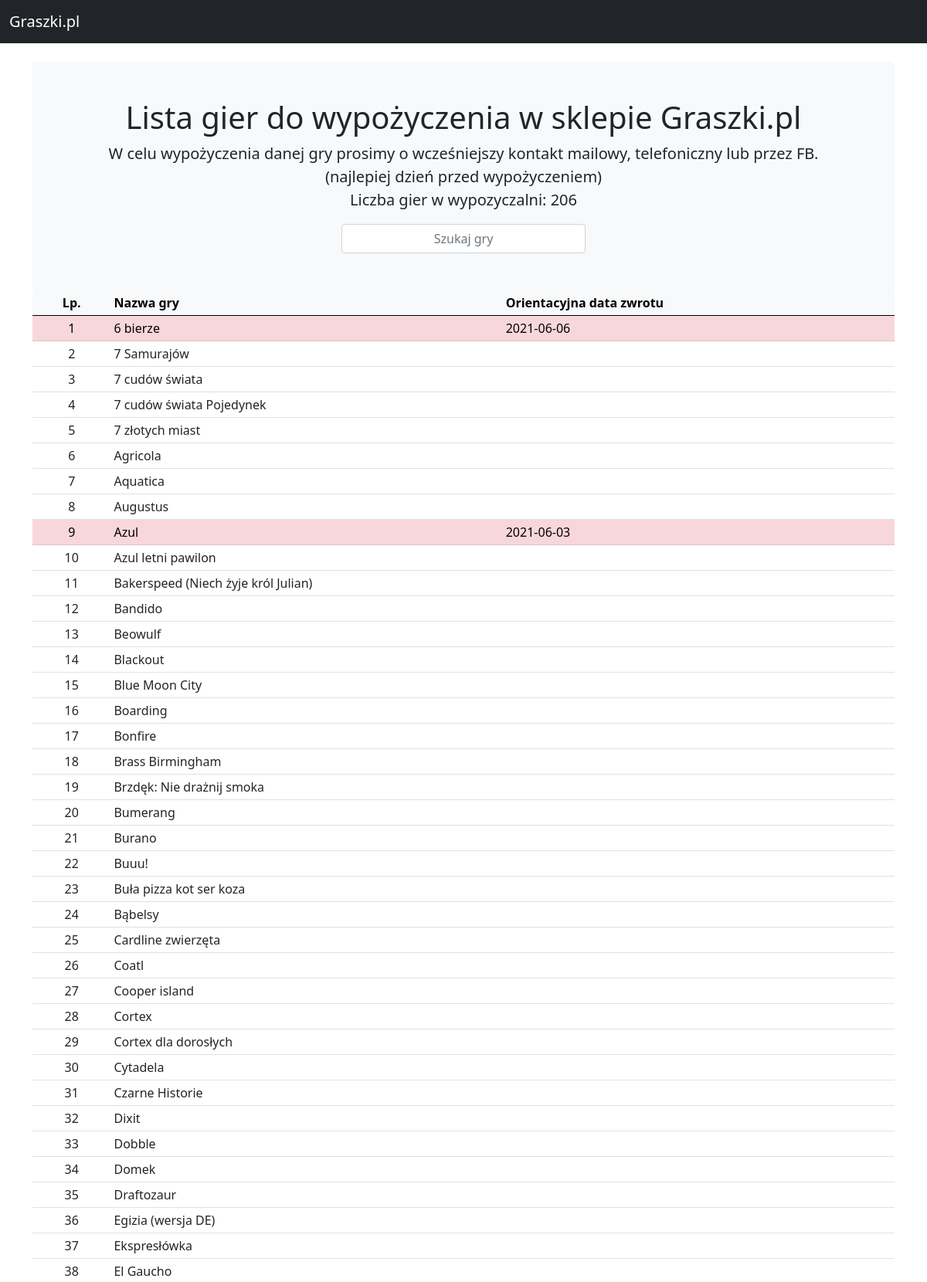
The page / (upper part) on the database its author committed.
### gry/models.py (models this page shows, shortened)
class NazwaGry(models.Model):
    class Meta:
        verbose_name_plural = "Nazwy Gier"
    Tytul = models.CharField(max_length=200)
    Data_wypozyczenie = models.DateField(null=True, blank=True)
    DostepnySklep = models.BooleanField(default=True)
    Data_orientacyjny_zwrot = models.DateField(null=True, blank=True)

### gry/views.py (the view)
# urls.py: path('', views.index, name='index'),
def index(request):
    Lista_gier = NazwaGry.objects.all().order_by('Tytul')
    Ilosc_gier = NazwaGry.objects.all().count()
    context = {'Lista_gier': Lista_gier,
               "Ilosc_gier": Ilosc_gier}
    return render(request, 'gry/index.html', context)

### gry/templates/gry/index.html (shortened to what this page needs)
<!doctype html>
{% load static %}
<html xml:lang="pl" lang="pl">
<head>
	<link rel="stylesheet" type="text/css" href="{% static 'css/bootstrap.css' %}" media="screen,projection" />
</head>
<body>
	<nav class="navbar navbar-expand-md navbar-dark bg-dark mb-4">
		<div class="container-fluid">
			<a class="navbar-brand" href="https://graszki.pl" target="_blank">Graszki.pl</a>
		</div>
	</nav>
	<main class="container">
		<div class="bg-light p-5 rounded text-center">
			<h1>Lista gier do wypożyczenia w sklepie Graszki.pl</h1>
			<p class="lead">W celu wypożyczenia danej gry prosimy o wcześniejszy kontakt mailowy, telefoniczny lub przez FB.<br />(najlepiej dzień przed wypożyczeniem)<br />
                Liczba gier w wypozyczalni: <b>{{Ilosc_gier}}</b></p>
            <div class="container">
    			<div class="row justify-content-center">
    				<div class="form-group col-4">
    					<input type="text" class="form-control" style="text-align: center" placeholder="Szukaj gry" id="searchField">
    				</div>
    			</div>
    		</div>
		</div>
		<div class="app-table">
			<table class="table table-sm table-hover">
				<colgroup>
                    <col class="col-md-1">
                    <col class="col-md-5">
					<col class="col-md-5">
				</colgroup>
				<thead class="table-light">
					<tr>
                        <th scope="col" class="text-center">Lp.</th>
						<th scope="col">Nazwa gry</th>
						<th scope="col">Orientacyjna data zwrotu</th>
					</tr>
				</thead>
				<tbody>
					{% for gra in Lista_gier %}
					<tr class="{% if gra.Data_orientacyjny_zwrot != null %}table-danger{% endif %}">
                        <td class="text-center">{{ forloop.counter }}</td>
						<td>{{ gra.Tytul }}</td>
						<td>{{ gra.Data_orientacyjny_zwrot| date:"Y-m-d"}}</td>
					</tr>
					{% endfor %}
				</tbody>
			</table>
		</div>
	</main>
</body>
</html>

### rows shown on the page
NazwaGry: Tytul "6 bierze", Data_orientacyjny_zwrot "2021-06-06"
NazwaGry: Tytul "7 Samurajów"
NazwaGry: Tytul "7 cudów świata"
NazwaGry: Tytul "7 cudów świata Pojedynek"
NazwaGry: Tytul "7 złotych miast"
NazwaGry: Tytul "Agricola"
NazwaGry: Tytul "Aquatica"
NazwaGry: Tytul "Augustus"
NazwaGry: Tytul "Azul", Data_orientacyjny_zwrot "2021-06-03"
NazwaGry: Tytul "Azul letni pawilon"
NazwaGry: Tytul "Bakerspeed (Niech żyje król Julian)"
NazwaGry: Tytul "Bandido"
NazwaGry: Tytul "Beowulf"
NazwaGry: Tytul "Blackout"
NazwaGry: Tytul "Blue Moon City"
NazwaGry: Tytul "Boarding"
NazwaGry: Tytul "Bonfire"
NazwaGry: Tytul "Brass Birmingham"
NazwaGry: Tytul "Brzdęk: Nie drażnij smoka"
NazwaGry: Tytul "Bumerang"
NazwaGry: Tytul "Burano"
NazwaGry: Tytul "Buuu!"
NazwaGry: Tytul "Buła pizza kot ser koza"
NazwaGry: Tytul "Bąbelsy"
NazwaGry: Tytul "Cardline zwierzęta"
NazwaGry: Tytul "Coatl"
NazwaGry: Tytul "Cooper island"
NazwaGry: Tytul "Cortex"
NazwaGry: Tytul "Cortex dla dorosłych"
NazwaGry: Tytul "Cytadela"
NazwaGry: Tytul "Czarne Historie"
NazwaGry: Tytul "Dixit"
NazwaGry: Tytul "Dobble"
NazwaGry: Tytul "Domek"
NazwaGry: Tytul "Draftozaur"
NazwaGry: Tytul "Egizia (wersja DE)"
NazwaGry: Tytul "Ekspresłówka"
NazwaGry: Tytul "El Gaucho"

### other values the page prints
{{ Ilosc_gier }} "206"
